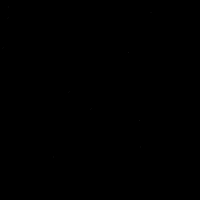
Frame 1 (no input)
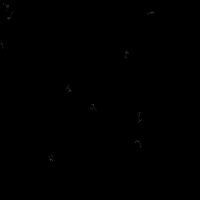
Frame 60 (the mouse pressed at the canvas centre just before this capture)
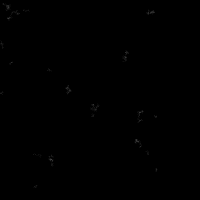
Frame 120 (the mouse held since frame 60 and released just before this capture)

The Processing sketch that drew these frames (run headless with seeded random() and noise(); from frame 60 on, the mouse is pressed at the canvas centre):

// Processing sketch: ClassOperace
// ── ClassOperace.pde

Bit[] b = new Bit[10];
Object k = new Object();
void setup(){
  size(200,200);
  background(0);
  stroke(255);

  for(int i = 0;i<10;i++){
    b[i]=new Bit();
    b[i].run();
  } 

}

int cnt;
void draw(){
cnt++;
  for(int i = 0;i<10;i++){
    b[i].run();
  } 
if(cnt%100==0){
 cnt=0;
setXYR(); 
}
}

void setXYR(){
 recv(b); 
  
}

void recv(Bit[] _obj){
   for(int i = 0;i<10;i++){
    _obj[i].setXY(random(width),random(height));
  } 
 


}

class Bit{
  float x,y,z;
  Bit(){
    x=random(width);
    y=random(height);
    z=random(width);

  } 

  void run(){
    init();
    stroke(255,10);
    point(x,y);
    
  }
  
  void setXY(float _x,float _y){
    x=_x;
    y=_y;
  }
  
  void init(){
  x+=random(-1.0,1.0);
  y+=random(-1.0,1.0);
  z+=random(-1.0,1.0);
  x=x%width;
  y=y%height;
}
}
